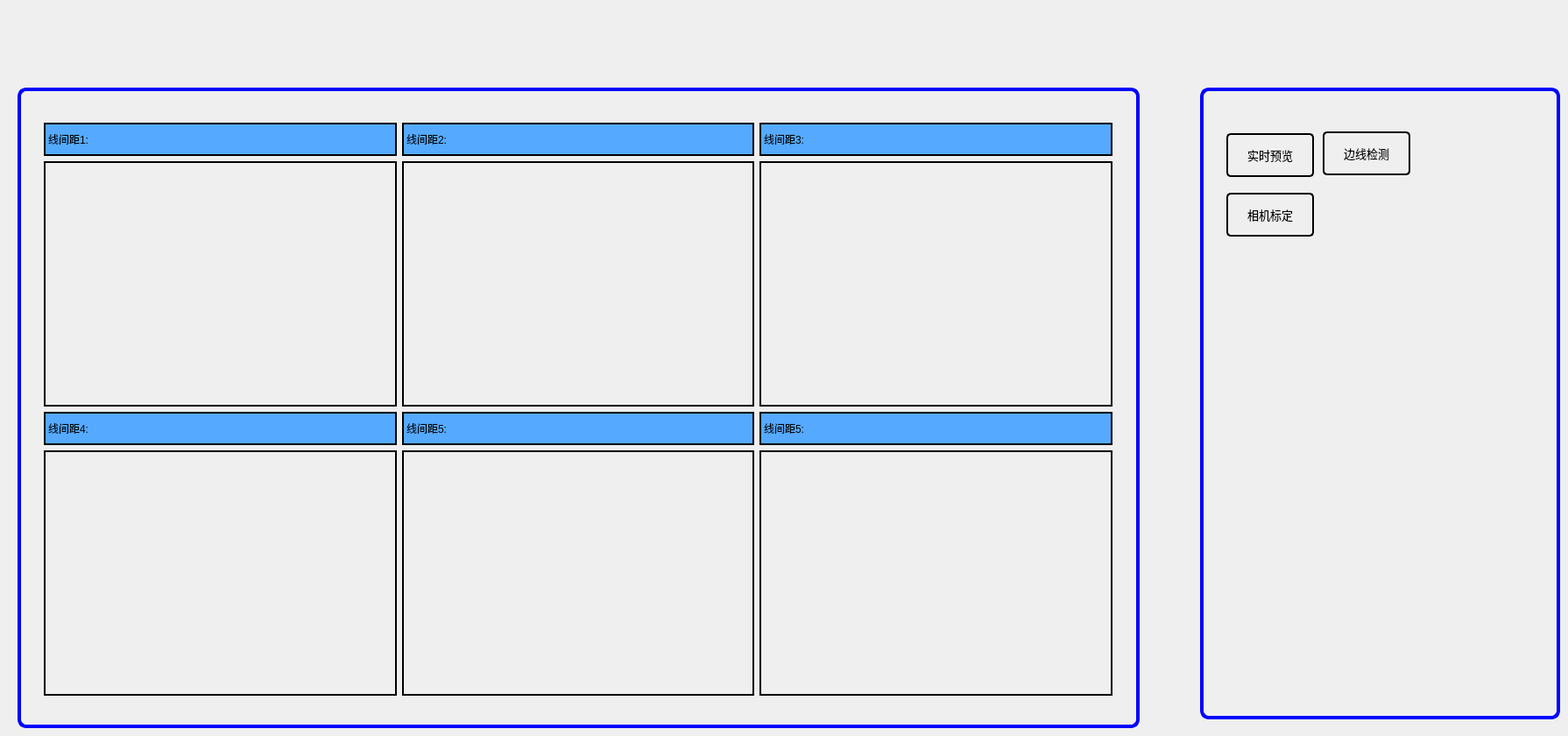
    <widget class="QWidget" name="page_vision">
     <property name="styleSheet">
      <string notr="true">QStackedWidget#stackedWidget&gt;QWidget#page_2{
	background-color: transparent;
}</string>
     </property>
     <widget class="QGroupBox" name="groupBox_11">
      <property name="geometry">
       <rect>
        <x>20</x>
        <y>100</y>
        <width>1281</width>
        <height>731</height>
       </rect>
      </property>
      <property name="styleSheet">
       <string notr="true">QGroupBox {
    border:4px solid blue; /* 2像素宽的黑色边框 */
    border-radius: 10px;     /* 边框圆角 */
}</string>
      </property>
      <property name="title">
       <string/>
      </property>
      <widget class="QWidget" name="layoutWidget_5">
       <property name="geometry">
        <rect>
         <x>30</x>
         <y>40</y>
         <width>1220</width>
         <height>654</height>
        </rect>
       </property>
       <layout class="QGridLayout" name="gridLayout_25">
        <item row="0" column="0">
         <layout class="QGridLayout" name="gridLayout_11">
          <item row="0" column="0">
           <widget class="QLabel" name="label_line_dist0">
            <property name="minimumSize">
             <size>
              <width>400</width>
              <height>35</height>
             </size>
            </property>
            <property name="styleSheet">
             <string notr="true">QLabel {
    border: 2px solid black;
	background-color: rgb(85, 170, 255);
    text-align: left;
}</string>
            </property>
            <property name="text">
             <string>线间距1:</string>
            </property>
           </widget>
          </item>
          <item row="1" column="0">
           <widget class="QLabel" name="label_camera_dis0">
            <property name="minimumSize">
             <size>
              <width>400</width>
              <height>280</height>
             </size>
            </property>
            <property name="styleSheet">
             <string notr="true">QLabel {
    border: 2px solid black;
    text-align: left;
}</string>
            </property>
            <property name="text">
             <string/>
            </property>
           </widget>
          </item>
         </layout>
        </item>
        <item row="0" column="1">
         <layout class="QGridLayout" name="gridLayout_26">
          <item row="0" column="0">
           <widget class="QLabel" name="label_line_dist1">
            <property name="minimumSize">
             <size>
              <width>400</width>
              <height>35</height>
             </size>
            </property>
            <property name="styleSheet">
             <string notr="true">QLabel {
    border: 2px solid black;
	background-color: rgb(85, 170, 255);
    text-align: left;
}</string>
            </property>
            <property name="text">
             <string>线间距2:</string>
            </property>
           </widget>
          </item>
          <item row="1" column="0">
           <widget class="QLabel" name="label_camera_dis1">
            <property name="minimumSize">
             <size>
              <width>400</width>
              <height>280</height>
             </size>
            </property>
            <property name="styleSheet">
             <string notr="true">QLabel {
    border: 2px solid black;
    text-align: left;
}</string>
            </property>
            <property name="text">
             <string/>
            </property>
           </widget>
          </item>
         </layout>
        </item>
        <item row="0" column="2">
         <layout class="QGridLayout" name="gridLayout_27">
          <item row="0" column="0">
           <widget class="QLabel" name="label_line_dist2">
            <property name="minimumSize">
             <size>
              <width>400</width>
              <height>35</height>
             </size>
            </property>
            <property name="styleSheet">
             <string notr="true">QLabel {
    border: 2px solid black;
	background-color: rgb(85, 170, 255);
    text-align: left;
}</string>
            </property>
            <property name="text">
             <string>线间距3:</string>
            </property>
           </widget>
          </item>
          <item row="1" column="0">
           <widget class="QLabel" name="label_camera_dis2">
            <property name="minimumSize">
             <size>
              <width>400</width>
              <height>280</height>
             </size>
            </property>
            <property name="styleSheet">
             <string notr="true">QLabel {
    border: 2px solid black;
    text-align: left;
}</string>
            </property>
            <property name="text">
             <string/>
            </property>
           </widget>
          </item>
         </layout>
        </item>
        <item row="1" column="0">
         <layout class="QGridLayout" name="gridLayout_18">
          <item row="0" column="0">
           <widget class="QLabel" name="label_line_dist3">
            <property name="minimumSize">
             <size>
              <width>400</width>
              <height>35</height>
             </size>
            </property>
            <property name="styleSheet">
             <string notr="true">QLabel {
    border: 2px solid black;
	background-color: rgb(85, 170, 255);
    text-align: left;
}</string>
            </property>
            <property name="text">
             <string>线间距4:</string>
            </property>
           </widget>
          </item>
          <item row="1" column="0">
           <widget class="QLabel" name="label_camera_dis3">
            <property name="minimumSize">
             <size>
              <width>400</width>
              <height>280</height>
             </size>
            </property>
            <property name="styleSheet">
             <string notr="true">QLabel {
    border: 2px solid black;
    text-align: left;
}</string>
            </property>
            <property name="text">
             <string/>
            </property>
           </widget>
          </item>
         </layout>
        </item>
        <item row="1" column="1">
         <layout class="QGridLayout" name="gridLayout_28">
          <item row="0" column="0">
           <widget class="QLabel" name="label_line_dist4">
            <property name="minimumSize">
             <size>
              <width>400</width>
              <height>35</height>
             </size>
            </property>
            <property name="styleSheet">
             <string notr="true">QLabel {
    border: 2px solid black;
	background-color: rgb(85, 170, 255);
    text-align: left;
}</string>
            </property>
            <property name="text">
             <string>线间距5:</string>
            </property>
           </widget>
          </item>
          <item row="1" column="0">
           <widget class="QLabel" name="label_camera_dis4">
            <property name="minimumSize">
             <size>
              <width>400</width>
              <height>280</height>
             </size>
            </property>
            <property name="styleSheet">
             <string notr="true">QLabel {
    border: 2px solid black;
    text-align: left;
}</string>
            </property>
            <property name="text">
             <string/>
            </property>
           </widget>
          </item>
         </layout>
        </item>
        <item row="1" column="2">
         <layout class="QGridLayout" name="gridLayout_29">
          <item row="0" column="0">
           <widget class="QLabel" name="label_line_dist5">
            <property name="minimumSize">
             <size>
              <width>400</width>
              <height>35</height>
             </size>
            </property>
            <property name="styleSheet">
             <string notr="true">QLabel {
    border: 2px solid black;
	background-color: rgb(85, 170, 255);
    text-align: left;
}</string>
            </property>
            <property name="text">
             <string>线间距5:</string>
            </property>
           </widget>
          </item>
          <item row="1" column="0">
           <widget class="QLabel" name="label_camera_dis5">
            <property name="minimumSize">
             <size>
              <width>400</width>
              <height>280</height>
             </size>
            </property>
            <property name="styleSheet">
             <string notr="true">QLabel {
    border: 2px solid black;
    text-align: left;
}</string>
            </property>
            <property name="text">
             <string/>
            </property>
           </widget>
          </item>
         </layout>
        </item>
       </layout>
      </widget>
     </widget>
     <widget class="QGroupBox" name="groupBox_12">
      <property name="geometry">
       <rect>
        <x>1370</x>
        <y>100</y>
        <width>411</width>
        <height>721</height>
       </rect>
      </property>
      <property name="styleSheet">
       <string notr="true">QGroupBox {
    border: 4px solid blue;
    border-radius: 10px;
}</string>
      </property>
      <property name="title">
       <string/>
      </property>
      <widget class="QPushButton" name="btn_line_detect">
       <property name="geometry">
        <rect>
         <x>140</x>
         <y>50</y>
         <width>100</width>
         <height>50</height>
        </rect>
       </property>
       <property name="sizePolicy">
        <sizepolicy hsizetype="Expanding" vsizetype="Expanding">
         <horstretch>0</horstretch>
         <verstretch>0</verstretch>
        </sizepolicy>
       </property>
       <property name="minimumSize">
        <size>
         <width>100</width>
         <height>50</height>
        </size>
       </property>
       <property name="maximumSize">
        <size>
         <width>60</width>
         <height>40</height>
        </size>
       </property>
       <property name="font">
        <font>
         <family>等线</family>
         <pointsize>10</pointsize>
        </font>
       </property>
       <property name="cursor">
        <cursorShape>PointingHandCursor</cursorShape>
       </property>
       <property name="styleSheet">
        <string notr="true">QPushButton{
	border-radius:5%;
	border:2px solid black;
}
QPushButton:pressed{
	background-color: rgb(131, 255, 148);
}

QPushButton:hover {
    background-color: rgb(10, 240, 10);
}
</string>
       </property>
       <property name="text">
        <string>边线检测</string>
       </property>
      </widget>
      <widget class="QPushButton" name="btn_camera_capture">
       <property name="geometry">
        <rect>
         <x>30</x>
         <y>52</y>
         <width>100</width>
         <height>50</height>
        </rect>
       </property>
       <property name="sizePolicy">
        <sizepolicy hsizetype="Expanding" vsizetype="Expanding">
         <horstretch>0</horstretch>
         <verstretch>0</verstretch>
        </sizepolicy>
       </property>
       <property name="minimumSize">
        <size>
         <width>100</width>
         <height>50</height>
        </size>
       </property>
       <property name="maximumSize">
        <size>
         <width>30</width>
         <height>30</height>
        </size>
       </property>
       <property name="font">
        <font>
         <family>等线</family>
         <pointsize>10</pointsize>
        </font>
       </property>
       <property name="cursor">
        <cursorShape>PointingHandCursor</cursorShape>
       </property>
       <property name="styleSheet">
        <string notr="true">QPushButton{
	border-radius:5%;
	border:2px solid black;
}
QPushButton:pressed{
	background-color: rgb(131, 255, 148);
}

QPushButton:hover {
    background-color: rgb(10, 240, 10);
}
</string>
       </property>
       <property name="text">
        <string>实时预览</string>
       </property>
      </widget>
      <widget class="QPushButton" name="btn_camera_calib">
       <property name="geometry">
        <rect>
         <x>30</x>
         <y>120</y>
         <width>100</width>
         <height>50</height>
        </rect>
       </property>
       <property name="sizePolicy">
        <sizepolicy hsizetype="Expanding" vsizetype="Expanding">
         <horstretch>0</horstretch>
         <verstretch>0</verstretch>
        </sizepolicy>
       </property>
       <property name="minimumSize">
        <size>
         <width>100</width>
         <height>50</height>
        </size>
       </property>
       <property name="maximumSize">
        <size>
         <width>60</width>
         <height>40</height>
        </size>
       </property>
       <property name="font">
        <font>
         <family>等线</family>
         <pointsize>10</pointsize>
        </font>
       </property>
       <property name="cursor">
        <cursorShape>PointingHandCursor</cursorShape>
       </property>
       <property name="styleSheet">
        <string notr="true">QPushButton{
	border-radius:5%;
	border:2px solid black;
}
QPushButton:pressed{
	background-color: rgb(131, 255, 148);
}

QPushButton:hover {
    background-color: rgb(10, 240, 10);
}
</string>
       </property>
       <property name="text">
        <string>相机标定</string>
       </property>
      </widget>
     </widget>
    </widget>
